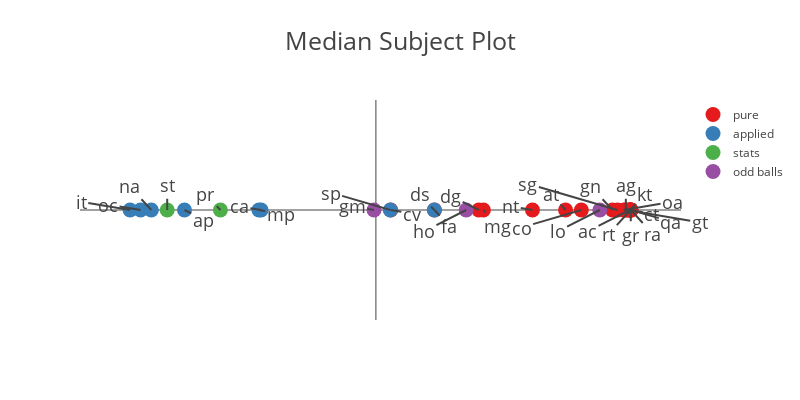

This figure's notebook cell:
### Code cell
pt_est_subject_plot(pca_lda_X, 'Median Subject Plot')

### Figure 1 — Plotly figure (JSON) as saved in the notebook; plotly's stock layout.template omitted (floating-point values rounded to 4 significant figures)
{"data": [{"marker": {"color": "rgb(228,26,28)", "size": 15}, "mode": "markers", "name": "pure", "type": "scatter", "x": ["0.7136715204013893", "0.7161822013450736", "0.6960665944224763", "0.7143493144122945", "0.7019071861511046", "0.6643202111075048", "0.04151818258794524", "0.7129610653405432", "0.43971864650276415", "0.5326486318624063", "0.7155063470461475", "0.28894748396801617", "0.30185141598920257", "0.16448228746805477", "0.5769195248046565", "0.7157895358166159", "0.7039067403164885", "0.6784853770336674", "0.716060992637254"], "y": ["-9.531629714575195e-09", "1.614516851051173e-08", "6.3098325761050164e-09", "2.340095204343547e-11", "6.821413101028144e-09", "-8.927609496183473e-09", "-9.698294693542315e-09", "3.414890385664207e-09", "-6.231251732275707e-09", "6.6437374793138545e-09", "3.075987881009148e-09", "5.511509079972446e-10", "-1.2343718784503852e-08", "2.5489913409582855e-09", "-4.042914766658561e-09", "-5.3347575209134824e-09", "-6.015027031391107e-09", "3.844502572226034e-09", "-6.3123332922642384e-09"]}, {"marker": {"color": "rgb(55,126,184)", "size": 15}, "mode": "markers", "name": "applied", "type": "scatter", "x": ["-0.3285365842811622", "-0.5376221922700339", "0.16396187925606653", "-0.6608428674075426", "0.04067253768271058", "-0.3224723692768692", "-0.6903554496414628", "-0.6307403988696807"], "y": ["2.1126167531921346e-11", "-3.0220403805281007e-10", "4.5824601455798723e-10", "-1.0504549862809755e-11", "-6.400323874443596e-11", "6.6159571807388325e-12", "5.440290881778809e-10", "4.1062573626968045e-10"]}, {"marker": {"color": "rgb(77,175,74)", "size": 15}, "mode": "markers", "name": "stats", "type": "scatter", "x": ["-0.5860989416156996", "-0.4366634917356028"], "y": ["4.854978898815432e-09", "3.283699942507506e-11"]}, {"marker": {"color": "rgb(152,78,163)", "size": 15}, "mode": "markers", "name": "odd balls", "type": "scatter", "x": ["-0.0053243306092444565", "0.25356725930198554", "0.6288995228327255"], "y": ["-1.1816603141191024e-08", "1.8611242031270744e-08", "7.471051204242561e-10"]}], "layout": {"annotations": [{"arrowhead": 0, "ax": -0.5861, "axref": "x", "ay": 0.1125, "ayref": "y", "font": {"size": 18}, "showarrow": true, "text": "st", "x": "-0.5860989416156996", "xref": "x", "y": "4.854978898815432e-09", "yref": "y"}, {"arrowhead": 0, "ax": 0.7746, "axref": "x", "ay": -0.01667, "ayref": "y", "font": {"size": 18}, "showarrow": true, "text": "ct", "x": "0.7136715204013893", "xref": "x", "y": "-9.531629714575195e-09", "yref": "y"}, {"arrowhead": 0, "ax": -0.06623, "axref": "x", "ay": 0.01667, "ayref": "y", "font": {"size": 18}, "showarrow": true, "text": "gm", "x": "-0.0053243306092444565", "xref": "x", "y": "-1.1816603141191024e-08", "yref": "y"}, {"arrowhead": 0, "ax": 0.8281, "axref": "x", "ay": -0.05303, "ayref": "y", "font": {"size": 18}, "showarrow": true, "text": "qa", "x": "0.7161822013450736", "xref": "x", "y": "1.614516851051173e-08", "yref": "y"}, {"arrowhead": 0, "ax": 0.8331, "axref": "x", "ay": 0.0375, "ayref": "y", "font": {"size": 18}, "showarrow": true, "text": "oa", "x": "0.6960665944224763", "xref": "x", "y": "6.3098325761050164e-09", "yref": "y"}, {"arrowhead": 0, "ax": 0.7553, "axref": "x", "ay": 0.07244, "ayref": "y", "font": {"size": 18}, "showarrow": true, "text": "kt", "x": "0.7143493144122945", "xref": "x", "y": "2.340095204343547e-11", "yref": "y"}, {"arrowhead": 0, "ax": -0.2676, "axref": "x", "ay": -0.01667, "ayref": "y", "font": {"size": 18}, "showarrow": true, "text": "mp", "x": "-0.3285365842811622", "xref": "x", "y": "2.1126167531921346e-11", "yref": "y"}, {"arrowhead": 0, "ax": 0.7019, "axref": "x", "ay": 0.1125, "ayref": "y", "font": {"size": 18}, "showarrow": true, "text": "ag", "x": "0.7019071861511046", "xref": "x", "y": "6.821413101028144e-09", "yref": "y"}, {"arrowhead": 0, "ax": 0.6029, "axref": "x", "ay": 0.1087, "ayref": "y", "font": {"size": 18}, "showarrow": true, "text": "gn", "x": "0.6643202111075048", "xref": "x", "y": "-8.927609496183473e-09", "yref": "y"}, {"arrowhead": 0, "ax": -0.4849, "axref": "x", "ay": -0.0433, "ayref": "y", "font": {"size": 18}, "showarrow": true, "text": "ap", "x": "-0.5376221922700339", "xref": "x", "y": "-3.0220403805281007e-10", "yref": "y"}, {"arrowhead": 0, "ax": 0.1024, "axref": "x", "ay": -0.01667, "ayref": "y", "font": {"size": 18}, "showarrow": true, "text": "cv", "x": "0.04151818258794524", "xref": "x", "y": "-9.698294693542315e-09", "yref": "y"}, {"arrowhead": 0, "ax": 0.123, "axref": "x", "ay": 0.07244, "ayref": "y", "font": {"size": 18}, "showarrow": true, "text": "ds", "x": "0.16396187925606653", "xref": "x", "y": "4.5824601455798723e-10", "yref": "y"}, {"arrowhead": 0, "ax": 0.5943, "axref": "x", "ay": -0.09743, "ayref": "y", "font": {"size": 18}, "showarrow": true, "text": "ac", "x": "0.7129610653405432", "xref": "x", "y": "3.414890385664207e-09", "yref": "y"}, {"arrowhead": 0, "ax": -0.7522, "axref": "x", "ay": 0.025, "ayref": "y", "font": {"size": 18}, "showarrow": true, "text": "oc", "x": "-0.6608428674075426", "xref": "x", "y": "-1.0504549862809755e-11", "yref": "y"}, {"arrowhead": 0, "ax": 0.3788, "axref": "x", "ay": 0.01667, "ayref": "y", "font": {"size": 18}, "showarrow": true, "text": "nt", "x": "0.43971864650276415", "xref": "x", "y": "-6.231251732275707e-09", "yref": "y"}, {"arrowhead": 0, "ax": 0.4917, "axref": "x", "ay": 0.07244, "ayref": "y", "font": {"size": 18}, "showarrow": true, "text": "at", "x": "0.5326486318624063", "xref": "x", "y": "6.6437374793138545e-09", "yref": "y"}, {"arrowhead": 0, "ax": -0.1272, "axref": "x", "ay": 0.07955, "ayref": "y", "font": {"size": 18}, "showarrow": true, "text": "sp", "x": "0.04067253768271058", "xref": "x", "y": "-6.400323874443596e-11", "yref": "y"}, {"arrowhead": 0, "ax": -0.3834, "axref": "x", "ay": 0.01667, "ayref": "y", "font": {"size": 18}, "showarrow": true, "text": "ca", "x": "-0.3224723692768692", "xref": "x", "y": "6.6159571807388325e-12", "yref": "y"}, {"arrowhead": 0, "ax": 0.6541, "axref": "x", "ay": -0.1087, "ayref": "y", "font": {"size": 18}, "showarrow": true, "text": "rt", "x": "0.7155063470461475", "xref": "x", "y": "3.075987881009148e-09", "yref": "y"}, {"arrowhead": 0, "ax": 0.2098, "axref": "x", "ay": 0.06495, "ayref": "y", "font": {"size": 18}, "showarrow": true, "text": "dg", "x": "0.28894748396801617", "xref": "x", "y": "5.511509079972446e-10", "yref": "y"}, {"arrowhead": 0, "ax": -0.4776, "axref": "x", "ay": 0.07244, "ayref": "y", "font": {"size": 18}, "showarrow": true, "text": "pr", "x": "-0.4366634917356028", "xref": "x", "y": "3.283699942507506e-11", "yref": "y"}, {"arrowhead": 0, "ax": -0.8274, "axref": "x", "ay": 0.0375, "ayref": "y", "font": {"size": 18}, "showarrow": true, "text": "it", "x": "-0.6903554496414628", "xref": "x", "y": "5.440290881778809e-10", "yref": "y"}, {"arrowhead": 0, "ax": 0.3428, "axref": "x", "ay": -0.07244, "ayref": "y", "font": {"size": 18}, "showarrow": true, "text": "mg", "x": "0.30185141598920257", "xref": "x", "y": "-1.2343718784503852e-08", "yref": "y"}, {"arrowhead": 0, "ax": 0.2054, "axref": "x", "ay": -0.07244, "ayref": "y", "font": {"size": 18}, "showarrow": true, "text": "fa", "x": "0.16448228746805477", "xref": "x", "y": "2.5489913409582855e-09", "yref": "y"}, {"arrowhead": 0, "ax": 0.4091, "axref": "x", "ay": -0.07955, "ayref": "y", "font": {"size": 18}, "showarrow": true, "text": "co", "x": "0.5769195248046565", "xref": "x", "y": "-4.042914766658561e-09", "yref": "y"}, {"arrowhead": 0, "ax": 0.7158, "axref": "x", "ay": -0.1125, "ayref": "y", "font": {"size": 18}, "showarrow": true, "text": "gr", "x": "0.7157895358166159", "xref": "x", "y": "-5.3347575209134824e-09", "yref": "y"}, {"arrowhead": 0, "ax": 0.9095, "axref": "x", "ay": -0.05625, "ayref": "y", "font": {"size": 18}, "showarrow": true, "text": "gt", "x": "0.7039067403164885", "xref": "x", "y": "-6.015027031391107e-09", "yref": "y"}, {"arrowhead": 0, "ax": 0.4267, "axref": "x", "ay": 0.1193, "ayref": "y", "font": {"size": 18}, "showarrow": true, "text": "sg", "x": "0.6784853770336674", "xref": "x", "y": "3.844502572226034e-09", "yref": "y"}, {"arrowhead": 0, "ax": 0.7775, "axref": "x", "ay": -0.1087, "ayref": "y", "font": {"size": 18}, "showarrow": true, "text": "ra", "x": "0.716060992637254", "xref": "x", "y": "-6.3123332922642384e-09", "yref": "y"}, {"arrowhead": 0, "ax": 0.1349, "axref": "x", "ay": -0.09743, "ayref": "y", "font": {"size": 18}, "showarrow": true, "text": "ho", "x": "0.25356725930198554", "xref": "x", "y": "1.8611242031270744e-08", "yref": "y"}, {"arrowhead": 0, "ax": -0.6922, "axref": "x", "ay": 0.1087, "ayref": "y", "font": {"size": 18}, "showarrow": true, "text": "na", "x": "-0.6307403988696807", "xref": "x", "y": "4.1062573626968045e-10", "yref": "y"}, {"arrowhead": 0, "ax": 0.5102, "axref": "x", "ay": -0.09743, "ayref": "y", "font": {"size": 18}, "showarrow": true, "text": "lo", "x": "0.6288995228327255", "xref": "x", "y": "7.471051204242561e-10", "yref": "y"}], "autosize": false, "height": 400, "title": "Median Subject Plot", "titlefont": {"size": 25}, "width": 800, "xaxis": {"range": [-0.831, 0.8568], "showgrid": false, "showticklabels": false, "zeroline": true}, "yaxis": {"range": [-0.5, 0.5], "showgrid": false, "showticklabels": false, "zeroline": true}}}
